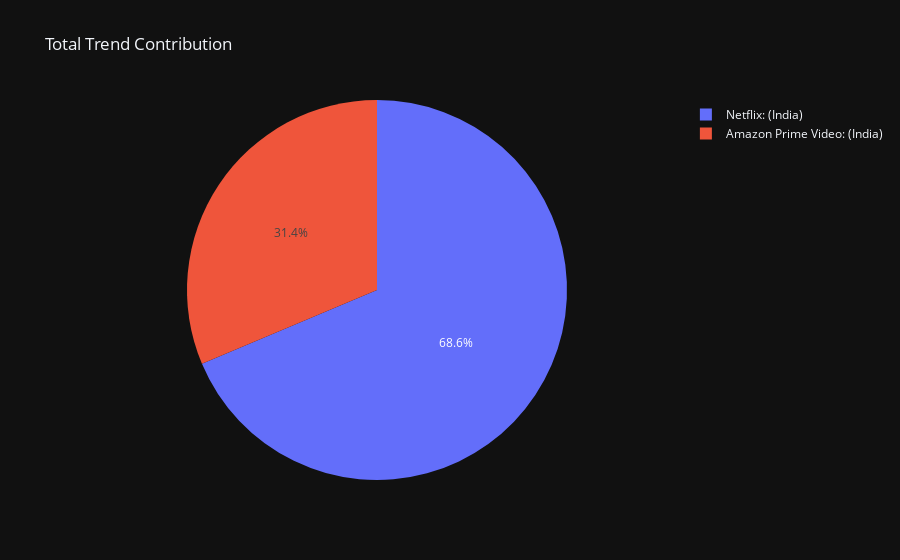

The notebook cell this image was saved under:
### Code cell
total_trends = df[["Netflix: (India)", "Amazon Prime Video: (India)"]].sum()
fig = px.pie(values=total_trends, names=total_trends.index,
             title="Total Trend Contribution", template="plotly_dark")
fig.show()

### Figure 1 — Plotly figure (JSON) as saved in the notebook; plotly's stock layout.template omitted (floating-point values rounded to 4 significant figures)
{"data": [{"domain": {"x": [0, 1], "y": [0, 1]}, "hovertemplate": "label=%{label}<br>value=%{value}<extra></extra>", "labels": ["Netflix: (India)", "Amazon Prime Video: (India)"], "legendgroup": "", "name": "", "showlegend": true, "type": "pie", "values": [4037, 1844]}], "layout": {"legend": {"tracegroupgap": 0}, "title": {"text": "Total Trend Contribution"}}}
